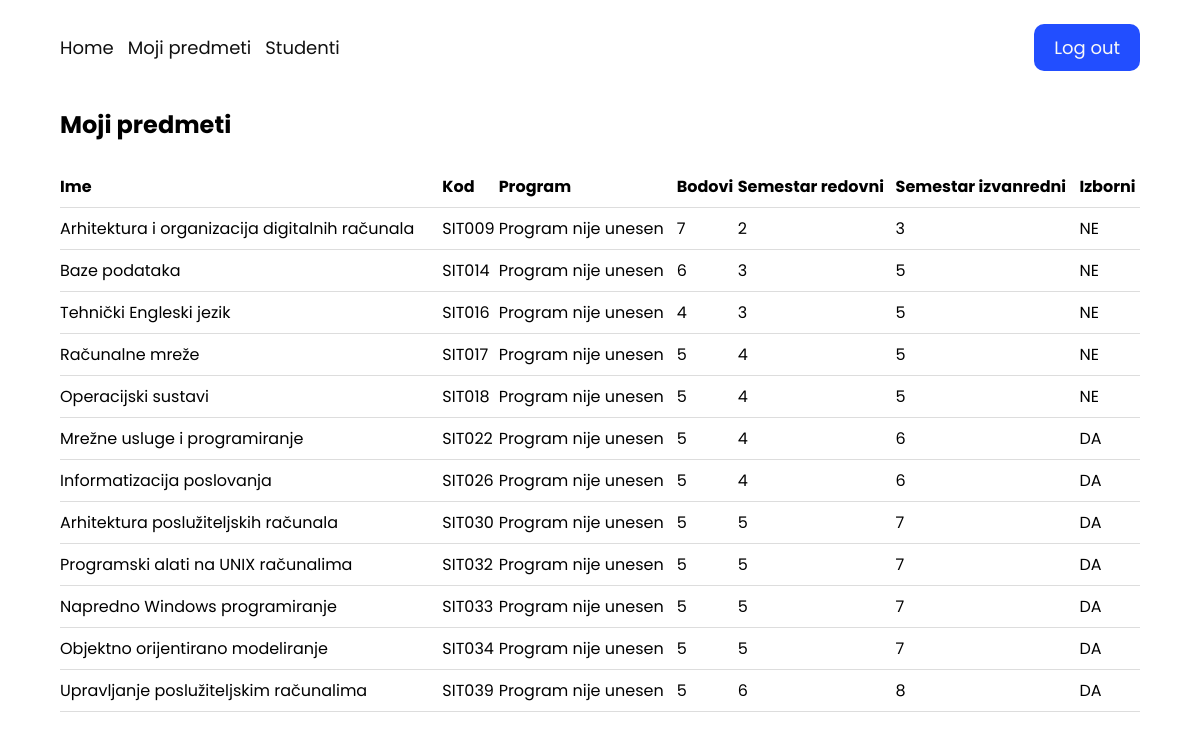
/professor/subject (signed in), run on the app's committed database.
### base/models.py (models this page shows, shortened)
class Predmet(models.Model):
    IZBORNI = (('DA', 'da'), ('NE', 'ne'))
    ime = models.CharField(max_length=50)
    kod = models.CharField(max_length=50)
    program = models.CharField(max_length=50)
    bodovi = models.IntegerField()
    sem_redovni = models.IntegerField()
    sem_izvanredni = models.IntegerField()
    izborni = models.CharField(max_length=50,choices=IZBORNI)
    korisnik_id = models.ForeignKey(Korisnik, on_delete=models.CASCADE,null=True, default=None)
    class Meta:
        verbose_name_plural = 'Predmeti'

### base/decorators.py (the view)
        def wrapper_func(request, *args, **kwargs):
            group = None
            if request.user.role == 'adm':
                group = 'admin'
            elif request.user.role == 'prof':
                group = 'professor'
            else:
                group = 'student'
            if group in allowed_roles:
                return view_funct(request, *args, **kwargs)
            else:
                return HttpResponse('<h2>You are not authorized</h2>')

### base/auth.py (called while the page is built)
    def get_user(self, user_id):
        UserModel = get_user_model()
        try:
            return UserModel.objects.get(pk=user_id)
        except UserModel.DoesNotExist:
            return None

### base/views.py (called while the page is built)
@login_required
@allowed_users(allowed_roles=['professor'])
def professor_subject(request):
    user = request.user
    subjects = Predmet.objects.filter(korisnik_id=user.id)
    return render(request, 'base/professor/professor_subject.html',{
        'subjects': subjects
    })

### base/templates/base/professor/professor_subject.html
{% extends 'main.html' %}
{% block content %}
<main>
    <h2 class="naslov">Moji predmeti</h2>
    <table>
        <tr>
            <th>Ime</th>
            <th>Kod</th>
            <th>Program</th>
            <th>Bodovi</th>
            <th>Semestar redovni</th>
            <th>Semestar izvanredni</th>
            <th>Izborni</th>
        </tr>
        {% for subject in subjects %}
        <tr>
            <td>{{subject.ime}}</td>
            <td>{{subject.kod}}</td>
            <td>{{subject.program}}</td>
            <td>{{subject.bodovi}}</td>
            <td>{{subject.sem_redovni}}</td>
            <td>{{subject.sem_izvanredni}}</td>
            <td>{{subject.izborni}}</td>
        </tr>
        {% endfor %}
    </table>
</main>
{% endblock content %}

### static/css/style.css (style rules this page uses)
* { margin: 0; padding: 0; box-sizing: border-box; }
body { font-family: "Poppins", sans-serif; }
main { display: flex; flex-direction: column; }
.naslov { margin: 12px 0 24px; }
table { font-family: "Poppins", sans-serif; border-collapse: collapse; width: 100%; }
td, th { border-bottom: 1px solid #dddddd; text-align: left; padding: 8px 0; }

### data on the page
Predmet: ime "Arhitektura i organizacija digitalnih računala", kod "SIT009", program "Program nije unesen", bodovi "7", sem_redovni "2", sem_izvanredni "3", izborni "NE"
Predmet: ime "Baze podataka", kod "SIT014", program "Program nije unesen", bodovi "6", sem_redovni "3", sem_izvanredni "5", izborni "NE"
Predmet: ime "Tehnički Engleski jezik", kod "SIT016", program "Program nije unesen", bodovi "4", sem_redovni "3", sem_izvanredni "5", izborni "NE"
Predmet: ime "Računalne mreže", kod "SIT017", program "Program nije unesen", bodovi "5", sem_redovni "4", sem_izvanredni "5", izborni "NE"
Predmet: ime "Operacijski sustavi", kod "SIT018", program "Program nije unesen", bodovi "5", sem_redovni "4", sem_izvanredni "5", izborni "NE"
Predmet: ime "Mrežne usluge i programiranje", kod "SIT022", program "Program nije unesen", bodovi "5", sem_redovni "4", sem_izvanredni "6", izborni "DA"
Predmet: ime "Informatizacija poslovanja", kod "SIT026", program "Program nije unesen", bodovi "5", sem_redovni "4", sem_izvanredni "6", izborni "DA"
Predmet: ime "Arhitektura poslužiteljskih računala", kod "SIT030", program "Program nije unesen", bodovi "5", sem_redovni "5", sem_izvanredni "7", izborni "DA"
Predmet: ime "Programski alati na UNIX računalima", kod "SIT032", program "Program nije unesen", bodovi "5", sem_redovni "5", sem_izvanredni "7", izborni "DA"
Predmet: ime "Napredno Windows programiranje", kod "SIT033", program "Program nije unesen", bodovi "5", sem_redovni "5", sem_izvanredni "7", izborni "DA"
Predmet: ime "Objektno orijentirano modeliranje", kod "SIT034", program "Program nije unesen", bodovi "5", sem_redovni "5", sem_izvanredni "7", izborni "DA"
Predmet: ime "Upravljanje poslužiteljskim računalima", kod "SIT039", program "Program nije unesen", bodovi "5", sem_redovni "6", sem_izvanredni "8", izborni "DA"
